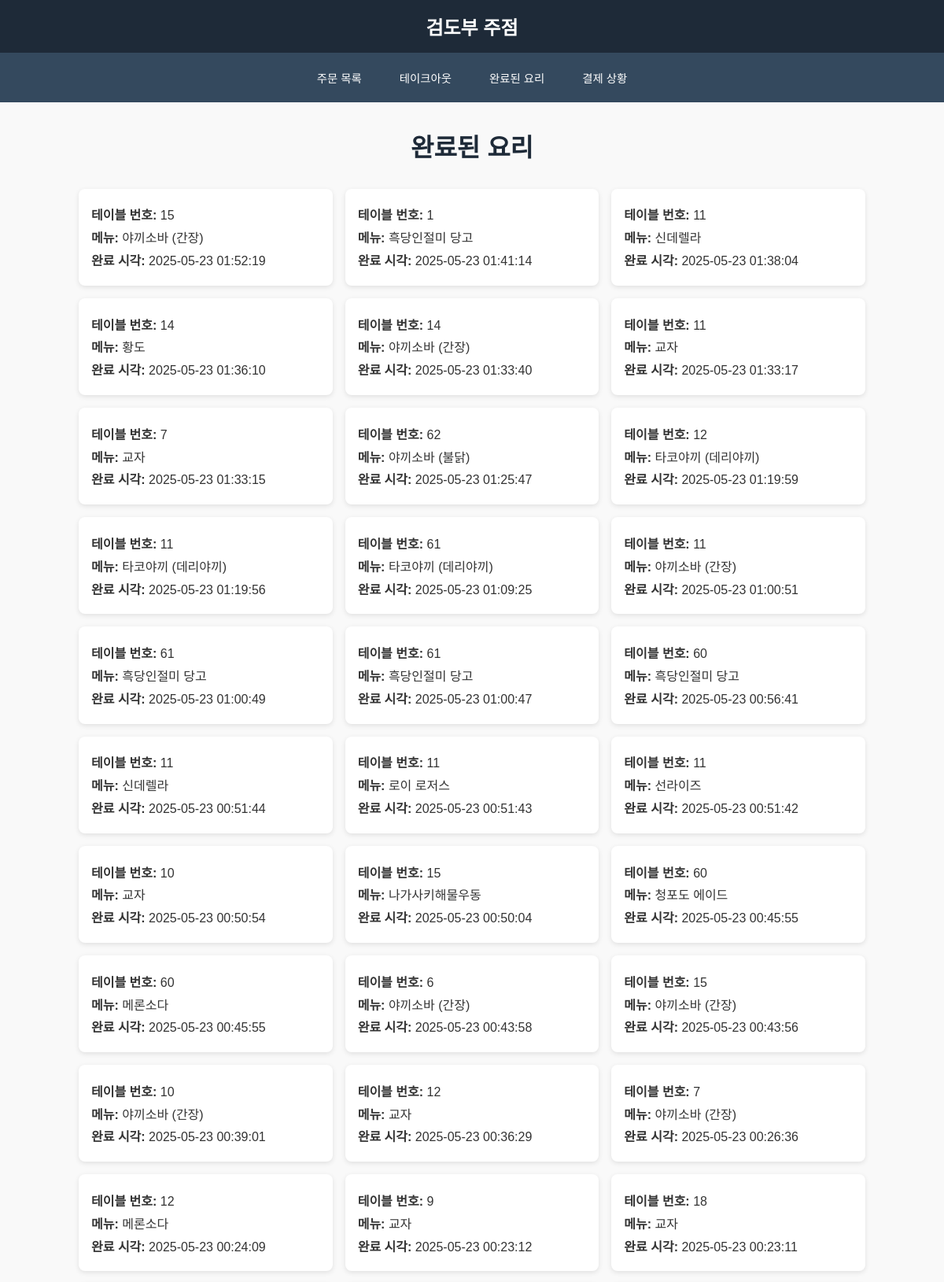
Screenshot of /done_orders (upper part) with the database file from the repository.
### tables this page shows
CREATE TABLE done_orders (
        done_id INTEGER PRIMARY KEY AUTOINCREMENT,
        table_num INTEGER NOT NULL,
        menu TEXT NOT NULL,
        order_time TEXT NOT NULL,
        done_time TEXT NOT NULL
    );

### app.py (the view)
@app.route('/done_orders')
def view_done_orders():
    conn = get_db_connection()
    cur = conn.cursor()
    cur.execute("SELECT table_num, menu, order_time, done_time FROM done_orders ORDER BY done_time DESC")
    done_orders = cur.fetchall()
    conn.commit()
    conn.close()
    return render_template('done_orders.html', done_orders=done_orders)

### app.py (called while the page is built)
def get_db_connection():
    conn = sqlite3.connect(DB_PATH)
    conn.execute("PRAGMA foreign_keys = ON")
    conn.execute("PRAGMA encoding = 'UTF-8'")
    def dict_factory(cursor, row):
        return {col[0]: row[idx] for idx, col in enumerate(cursor.description)}
    conn.row_factory = dict_factory
    conn.text_factory = str
    return conn

### templates/done_orders.html (shortened to what this page needs)
<!DOCTYPE html>
<html lang="ko">
<head>
    <link rel="stylesheet" href="{{ url_for('static', filename='table.css') }}">
</head>
<body>
    <header>
        <a href="{{ url_for('main') }}">검도부 주점</a>
    </header>
    <nav>
        <a href="{{ url_for('order_menu_list') }}">주문 목록</a>
        <a href="{{ url_for('takeout') }}">테이크아웃</a>
        <a href="{{ url_for('view_done_orders') }}">완료된 요리</a>
        <a href="{{ url_for('view_payments') }}">결제 상황</a>
    </nav>
    <h1>완료된 요리</h1>
    <div class="done-grid">
        {% for order in done_orders %}
        <div class="done-card">
            <p><strong>테이블 번호:</strong> {{ order['table_num'] }}</p>
            <p><strong>메뉴:</strong> {{ order['menu'] }}</p>
            <p><strong>완료 시각:</strong> {{ order['done_time'] }}</p>
        </div>
        {% endfor %}
    </div>
</body>
</html>

### static/table.css (style rules this page uses)
body { font-family: 'Noto Sans KR', sans-serif; margin: 0; padding: 0; background-color: #f9fafb; }
header { background-color: #2c3e50; color: white; padding: 1rem; text-align: center; font-size: 1.5rem; }
nav { background-color: #34495e; display: flex; justify-content: center; gap: 1rem; padding: 0.8rem 0; }
nav a { color: white; text-decoration: none; font-size: 0.9rem; padding: 0.5rem 1rem; border-radius: 5px; transition: background-color 0.3s ease; }
h1 { text-align: center; margin-bottom: 2rem; color: #2c3e50; }

### templates/done_orders.html (style rules this page uses)
a { text-decoration: none; color: inherit; }
body { margin: 0; padding: 0; font-family: 'Noto Sans KR', sans-serif; background-color: #f9f9f9; color: #333; }
header { background-color: #1e2a38; padding: 1rem 2rem; color: white; text-align: center; font-size: 1.5rem; font-weight: bold; }
h1 { text-align: center; margin-top: 2rem; margin-bottom: 1rem; font-size: 2rem; color: #1e2a38; }
.done-grid { display: grid; grid-template-columns: repeat(auto-fill, minmax(300px, 1fr)); gap: 1rem; max-width: 1000px; margin: 0 auto; padding: 1rem; }
.done-card { background-color: #ffffff; border-radius: 8px; padding: 1rem; box-shadow: 0 2px 6px rgba(0,0,0,0.1); transition: transform 0.2s, box-shadow 0.2s; }
.done-card p { margin: 0.3rem 0; }

### rows the page displays
done_orders: table_num "15", menu "야끼소바 (간장)", done_time "2025-05-23 01:52:19"
done_orders: table_num "1", menu "흑당인절미 당고", done_time "2025-05-23 01:41:14"
done_orders: table_num "11", menu "신데렐라", done_time "2025-05-23 01:38:04"
done_orders: table_num "14", menu "황도", done_time "2025-05-23 01:36:10"
done_orders: table_num "14", menu "야끼소바 (간장)", done_time "2025-05-23 01:33:40"
done_orders: table_num "11", menu "교자", done_time "2025-05-23 01:33:17"
done_orders: table_num "7", menu "교자", done_time "2025-05-23 01:33:15"
done_orders: table_num "62", menu "야끼소바 (불닭)", done_time "2025-05-23 01:25:47"
done_orders: table_num "12", menu "타코야끼 (데리야끼)", done_time "2025-05-23 01:19:59"
done_orders: table_num "11", menu "타코야끼 (데리야끼)", done_time "2025-05-23 01:19:56"
done_orders: table_num "61", menu "타코야끼 (데리야끼)", done_time "2025-05-23 01:09:25"
done_orders: table_num "11", menu "야끼소바 (간장)", done_time "2025-05-23 01:00:51"
done_orders: table_num "61", menu "흑당인절미 당고", done_time "2025-05-23 01:00:49"
done_orders: table_num "61", menu "흑당인절미 당고", done_time "2025-05-23 01:00:47"
done_orders: table_num "60", menu "흑당인절미 당고", done_time "2025-05-23 00:56:41"
done_orders: table_num "11", menu "신데렐라", done_time "2025-05-23 00:51:44"
done_orders: table_num "11", menu "로이 로저스", done_time "2025-05-23 00:51:43"
done_orders: table_num "11", menu "선라이즈", done_time "2025-05-23 00:51:42"
done_orders: table_num "10", menu "교자", done_time "2025-05-23 00:50:54"
done_orders: table_num "15", menu "나가사키해물우동", done_time "2025-05-23 00:50:04"
done_orders: table_num "60", menu "청포도 에이드", done_time "2025-05-23 00:45:55"
done_orders: table_num "60", menu "메론소다", done_time "2025-05-23 00:45:55"
done_orders: table_num "6", menu "야끼소바 (간장)", done_time "2025-05-23 00:43:58"
done_orders: table_num "15", menu "야끼소바 (간장)", done_time "2025-05-23 00:43:56"
done_orders: table_num "10", menu "야끼소바 (간장)", done_time "2025-05-23 00:39:01"
done_orders: table_num "12", menu "교자", done_time "2025-05-23 00:36:29"
done_orders: table_num "7", menu "야끼소바 (간장)", done_time "2025-05-23 00:26:36"
done_orders: table_num "12", menu "메론소다", done_time "2025-05-23 00:24:09"
done_orders: table_num "9", menu "교자", done_time "2025-05-23 00:23:12"
done_orders: table_num "18", menu "교자", done_time "2025-05-23 00:23:11"
